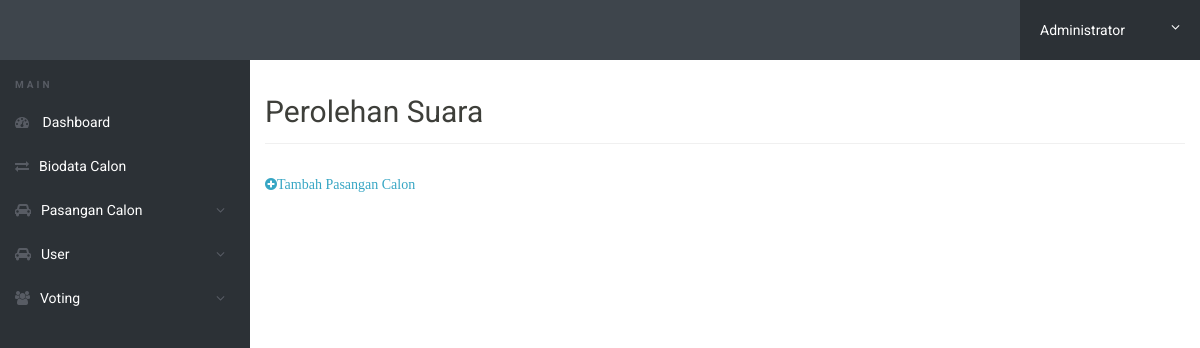
Before: /admin/voting.php with the older database file.
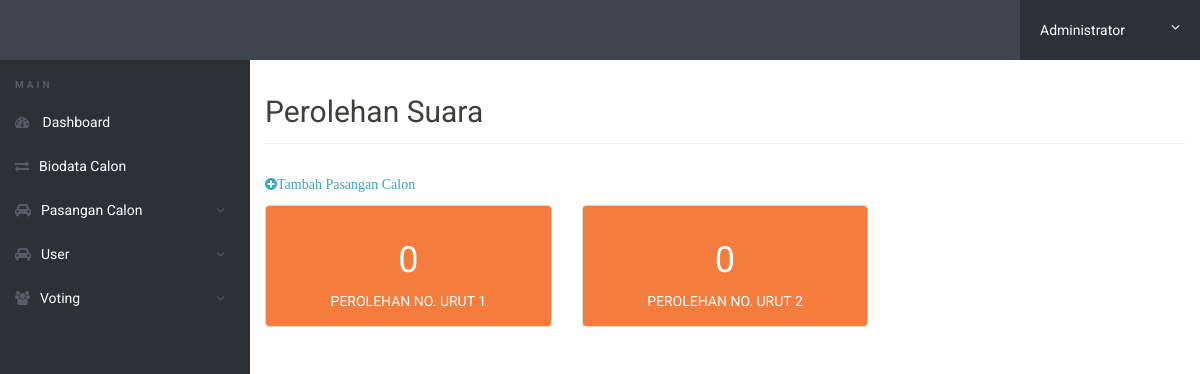
After: the same page with the newer database file.
### tables this page shows
CREATE TABLE `vote` (
  `id_vote` int(11) NOT NULL,
  `no_urut` int(11) NOT NULL,
  `jumlah_vote` int(11) NOT NULL
);

### admin/voting.php (the view, shortened to what this page needs)
<?php
include('includes/config.php');
	?>
<!doctype html>
<html lang="en" class="no-js">
<head>
	<link rel="stylesheet" href="css/font-awesome.min.css">
	<link rel="stylesheet" href="css/bootstrap.min.css">
	<link rel="stylesheet" href="css/dataTables.bootstrap.min.css">
	<link rel="stylesheet" href="css/bootstrap-social.css">
	<link rel="stylesheet" href="css/bootstrap-select.css">
	<link rel="stylesheet" href="css/fileinput.min.css">
	<link rel="stylesheet" href="css/awesome-bootstrap-checkbox.css">
	<link rel="stylesheet" href="css/style.css">
</head>
<body>
<?php include('includes/header.php');?>
	<div class="ts-main-content">
<?php include('includes/leftbar.php');?>
		<div class="content-wrapper">
			<div class="container-fluid">
				<div class="row">
                <div class="col-md-12">
						<h2 class="page-title">Perolehan Suara</h2>
						<div class="row">
						<div class="panel-heading">
							<a href="#myModal" data-toggle="modal" data-load-code="1" data-remote-target="#myModal .modal-body"><span class="fa fa-plus-circle">Tambah Pasangan Calon</span></a>&nbsp;&nbsp;&nbsp;
						</div>
							<div class="col-md-12">
								<div class="row">
                                <?php
									$sql = "SELECT * FROM vote";
                                    $query = mysqli_query($koneksidb,$sql);
                                    while ($result = mysqli_fetch_array($query)){
								?>
									<div class="col-md-4">
										<div class="panel panel-default">
											<div class="panel-body bk-warning text-light">
												<div class="stat-panel text-center">
													<div class="stat-panel-number h1 "><?php echo htmlentities($result['jumlah_vote']);?></div>
													<div class="stat-panel-title text-uppercase">Perolehan No. Urut <?php echo htmlentities($result['no_urut']);?></div>
												</div>
											</div>
										</div>
									</div>
									<?php } ?>
                                </div>
                            </div>
                        </div>
                    </div>
                </div>
            </div>
		</div>
	</div>
</body>
</html>

Changed rows visible on the page:
added vote: jumlah_vote "0", no_urut "1"
added vote: jumlah_vote "0", no_urut "2"
